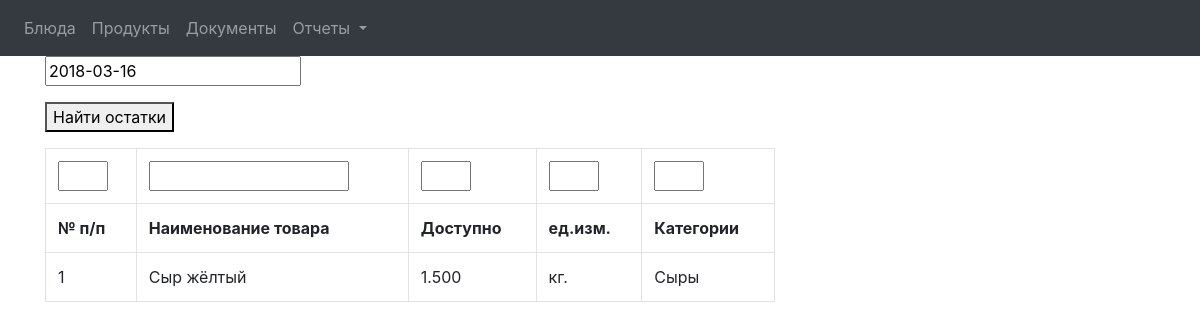
The app's page /documents/products_remnants/2018-03-16/ (signed in) with its own data.
### dish_app/models.py (models this page shows, shortened)
class Product(models.Model):
    CHOICE_UNIT = (('1', 'кг.'), ('2', 'гр.'), ('3', 'л.'), ('4', 'мл.'))
    name = models.CharField(max_length=512, blank=False, null=False, verbose_name='Наименование продукта')
    unit = models.CharField(max_length=16, blank=False, null=False, verbose_name='Единица измерения',
                            choices=CHOICE_UNIT)
    category = models.ForeignKey('ProductCategory', blank=False, null=False, on_delete=models.CASCADE,
                                 verbose_name='Наименование категории')
    class Meta:
        verbose_name = 'Продукт'
        verbose_name_plural = "Продукты"
        ordering = ['name']

class ProductCategory(models.Model):
    name = models.CharField(max_length=512, blank=False, null=False, verbose_name='Наименование категории')
    class Meta:
        verbose_name = 'Категория продуктов'
        verbose_name_plural = "Категории продуктов"
        ordering = ['name']
    def __str__(self):
        return '%s' % (self.name)

### documents_app/views.py (the view)
# urls.py: path('products_remnants/', views.products_remnants, name='products_remnants'),
@login_required(login_url='users_app:login')
def products_remnants(request, document_id = None, document_date = date.today().strftime('%d.%m.%Y')):
    print(request.POST, document_id, document_date)
    date_to_filter_fireld = document_date
    document_date = document_date.split('.')
    document_date.reverse()
    document_date = '-'.join(document_date)
    storage_field = DocumentForm()
    movement_entries = MovingProducts.objects.filter(date__lte=document_date)
    products = Product.objects.all()
    remnants_of_products = {}
    for product in products:
        product_id_inloop = product.id
        for product_entry in movement_entries:
            product_count = product_entry.count
            if (product_entry.document.document_type =='1'):
                product_count = product_count * (-1)
            if (product_id_inloop == product_entry.product.id) and (product_entry.operation_status == True):
                if product_id_inloop not in remnants_of_products:
                    remnants_of_products[product_id_inloop] = Decimal(product_count).quantize(Decimal("1.000"))
                else:
                    remnants_of_products[product_id_inloop] += Decimal(product_count).quantize(Decimal("1.000"))
    temp = remnants_of_products
    print(temp)
    remnants_of_products = {}
    for key, value in temp.items():
        if value != Decimal(0):
            remnants_of_products[key] = value
    context = {'products':products, 'remnants_of_products':remnants_of_products, 'document_id':document_id,
               "document_date":document_date, 'date_to_filter_fireld':date_to_filter_fireld,
               'storage_field':storage_field}
    print(remnants_of_products)
    if request.POST.get('ajax'):
        template = get_template('documents_app/reports_remnants.html')
        return HttpResponse(template.render(context, request))
    return render(request, 'documents_app/base_report.html', context)

### documents_app/forms.py
class DocumentForm(forms.ModelForm):
    class Meta:
        model = Document
        fields = '__all__'

### documents_app/templates/documents_app/base_report.html (shortened to what this page needs)
{% extends 'base_app/base.html' %}
{% load staticfiles %}
{% block body %}
<div class="container">
    <div class="row">
        <div class="col-lg-8">
            <form  id='get_remnants_for_input_date' enctype="multipart/form-data" action="{% url 'documents_app:products_remnants' %}" method="post">
                <p><input type="text" name="date_to" value="{{ date_to_filter_fireld}}" id="id_date_to" required=""></p>
                <p><button name="submit">Найти остатки</button></p>
            </form>
           {% include 'documents_app/reports_remnants.html' %}
        </div>
    </div>
</div>
{% endblock %}

### documents_app/templates/documents_app/reports_remnants.html
<div class="table-responsive ">
    <table  id="table" class="table table-bordered">
        <tr id="search_fields">
            <th><input style="width: 50px"></th>
            <th><input style="width: 200px"></th>
            <th><input style="width: 50px"></th>
            <th><input style="width: 50px"></th>
            <th><input style="width: 50px"></th>
        </tr>
        <tr>
            <th>№ п/п</th>
            <th>Наименование товара</th>
            <th>Доступно</th>
            <th>ед.изм.</th>
            <th>Категории</th>
        </tr>
        {% for product in products %}
            {% for id, count in remnants_of_products.items %}
                {% if product.id == id %}
                    <tr>
                        <td>{{ forloop.parentloop.counter }}</td>
                        <td>{{ product.name }}</td>
                        <td>{{ count}}</td>
                        <td>{{ product.get_unit_display}}</td>
                        <td>{{ product.category}}</td>
                    </tr>
                {% endif %}
            {% endfor %}
        {% endfor %}
    </table>
</div>

### records on screen
Product: name "Сыр жёлтый", remnants_of_products "1.500", unit "кг.", category "Сыры"
